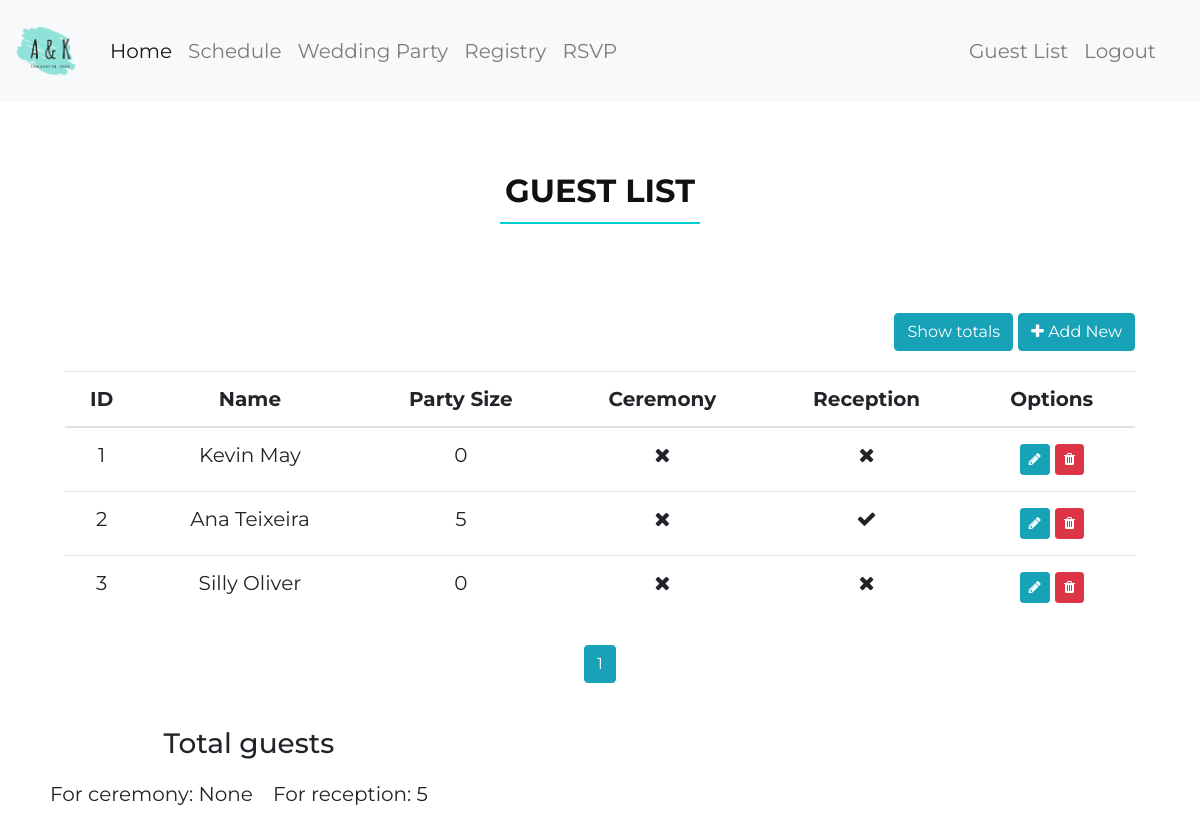
The app's page /guest-list (signed in), older data.
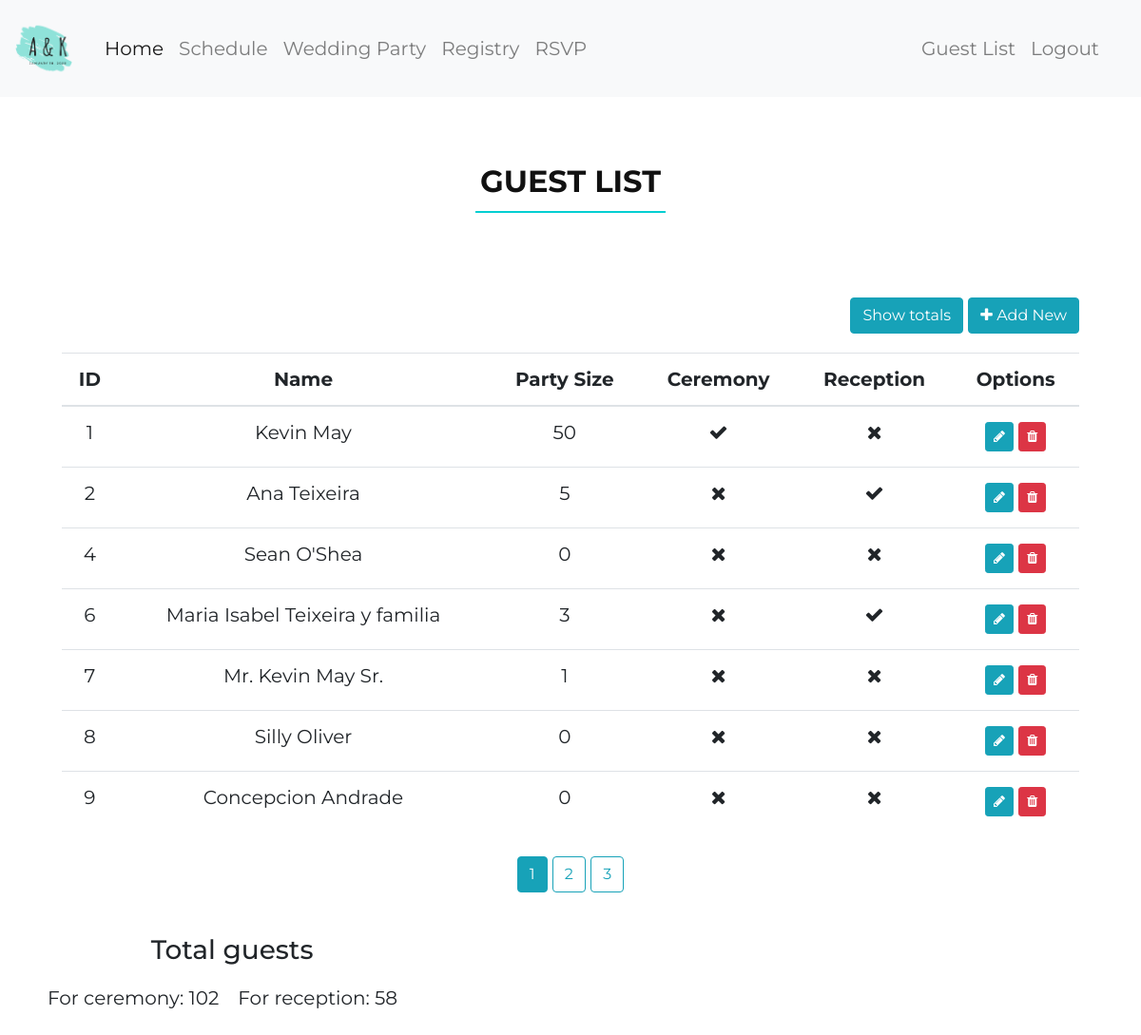
The same page, newer data.
### wedding/models.py (models this page shows, shortened)
class Invitation(db.Model):
    id = db.Column(db.Integer, primary_key=True)
    name = db.Column(db.String(100), nullable=False)
    party_size = db.Column(db.Integer, nullable=False, default=0)
    attending_to_ceremony = db.Column(db.Boolean, nullable=False, default=False)
    attending_to_reception = db.Column(db.Boolean, nullable=False, default=False)

### wedding/guests/routes.py (the view)
@guests.route("/guest-list")
@login_required
def guest_list():
    total_c = db.session.query(func.sum(Invitation.party_size)).filter(Invitation.attending_to_ceremony==True).one()[0]
    total_r = db.session.query(func.sum(Invitation.party_size)).filter(Invitation.attending_to_reception==True).one()[0]
    page = request.args.get('page', 1, type=int)
    invitations = Invitation.query.paginate(page=page, per_page=7)
    return render_template('guest_list.html', invitations=invitations, total_r=total_r, total_c=total_c)

### wedding/models.py (called while the page is built)
@login_manager.user_loader
def load_user(user_id):
    return User.query.get(int(user_id))

### wedding/templates/guest_list.html (shortened to what this page needs)
{% extends "layout.html" %}
{% block css %}
<link rel="stylesheet" href="{{ url_for('static', filename='lib/font-awesome/css/font-awesome.min.css') }}">
{% endblock css %}
{% block header %}
    <h2>Guest List</h2>
{% endblock header %}
{% block content %}
  <div class="wow fadeInUp">
    <div class="float-right">
      <button type="button" class="btn btn-info" data-toggle="modal" data-target="#totalsModal">
        Show totals
      </button>
      <a type="button" class="btn btn-info" href="{{ url_for('guests.new_invitation') }}"><i class="fa fa-plus"></i> Add New</a>
    </div>
    <div class="table-responsive">
      <table class="table">
      <thead>
        <tr>
          <th scope="col">ID</th>
          <th scope="col">Name</th>
          <th scope="col">Party Size</th>
          <th scope="col">Ceremony</th>
          <th scope="col">Reception</th>
          <th scope="col">Options</th>
        </tr>
      </thead>
      <tbody>
      {% for invitation in invitations.items %}
        <tr >
          <td>{{ invitation.id }}</td>
          <td>{{ invitation.name }}</td>
          <td>{{ invitation.party_size }}</td>
          <td>
            {% if invitation.attending_to_ceremony %}
              <i class="fa fa-check">
            {% else %}
              <i class="fa fa-times">
            {% endif %}
          </td>
          <td>
            {% if invitation.attending_to_reception %}
              <i class="fa fa-check">
            {% else %}
              <i class="fa fa-times">
            {% endif %}
          </td>
          <td>
            <a title="Edit" class="btn btn-info btn-sm mt-1 mb-1" href="{{ url_for('guests.update_invitation', invitation_id=invitation.id) }}"><i class="fa fa-pencil"></i></a>
            <a title="Delete" class="btn btn-danger btn-sm mt-1 mb-1" href="{{ url_for('guests.delete_invitation', invitation_id=invitation.id) }}"><i class="fa fa-trash"></i></a>
          </td>
        </tr>
      {% endfor %}
      </tbody>
      </table>
    </div>
    {% for page_num in invitations.iter_pages(left_edge=1, right_edge=1, left_current=1, right_current=2) %}
      {% if page_num %}
        {% if invitations.page == page_num %}
          <a class="btn btn-info mb-4" href="{{ url_for('guests.guest_list', page=page_num) }}">{{ page_num }}</a>
        {% else %}
          <a class="btn btn-outline-info mb-4" href="{{ url_for('guests.guest_list', page=page_num) }}">{{ page_num }}</a>
        {% endif %}
      {% else %}
        ...
      {% endif %}
    {% endfor %}
  </div>
        <div class="wow fadeInUp total-guests float-left">
  <h3>Total guests</h3>
    <div class="row justify-content-center"">
    <p>For ceremony: {{total_c}}</p>
    <p>     For reception: {{total_r}}</p>
  </div>
</div>
{% endblock content %}

### wedding/templates/layout.html (shortened to what this page needs)
<!DOCTYPE html>
<html lang="en">
<head>
  	<link rel="stylesheet" type="text/css" href="{{ url_for('static', filename='lib/bootstrap/css/bootstrap.min.css') }}">
  	<link rel="stylesheet" type="text/css" href="{{ url_for('static', filename='lib/animate/animate.min.css') }}">
  	{% block css %}{% endblock %}
	<link rel="stylesheet" type="text/css" href="{{ url_for('static', filename='css/main.css') }}">
</head>
<body>
	<header>
		<nav class="navbar navbar-expand-lg navbar-light bg-light">
			<a class="navbar-brand" href="#">
				<img src="{{ url_for('static', filename='img/logo.png') }}" width="60" height="60" alt="">
			 </a>
		  	<div class="collapse navbar-collapse" id="navbarText">
		    	<ul class="navbar-nav mr-auto">
		      		<li class="nav-item active">
		        		<a class="nav-link" href="/home">Home <span class="sr-only">(current)</span></a>
		      		</li>
		      		<li class="nav-item">
		        		<a class="nav-link" href="/schedule">Schedule</a>
		      		</li>
		      		<li class="nav-item">
		        		<a class="nav-link" href="/wedding-party">Wedding Party</a>
		      		</li>
		      		<li class="nav-item">
		        		<a class="nav-link" href="/registry">Registry</a>
		      		</li>
		      		<li class="nav-item">
		        		<a class="nav-link" href="/rsvp">RSVP</a>
		      		</li>
		    	</ul>
		    	{% if current_user.is_authenticated %}
		    		<div class="navbar-nav">
			    		<a class="nav-item nav-link" href="{{ url_for('guests.guest_list') }}">Guest List </a>
			    		<a class="nav-item nav-link" href="{{ url_for('users.logout') }}">Logout </a>
		    		</div>
		    	{% else %}
			    	<span class="navbar-text d-none d-lg-block">
			      		#AnaAndKevinTieTheKnot
			    	</span>
			    {% endif %}
		  	</div>
		</nav>
	</header>
	<div>
		<main role="main" class="container">
  			<div class="section-header">
				{% block header %}{% endblock %}
			</div>
      		{% block content %}{% endblock %}
        </main>
	</div>
</body>
</html>

### wedding/static/css/main.css (style rules this page uses)
div { text-align: center; font-family: "Montserrat", sans-serif; font-size: 20px; border: 10px; padding: 10px; }
a { transition: 0.5s; }
.section-header { padding: 60px 0; }
.section-header h2 { font-size: 32px; color: #111; text-transform: uppercase; text-align: center; font-weight: 700; position: relative; padding-bottom: 15px; }
.section-header h2::before { content: ''; position: absolute; display: block; width: 200px; height: 2px; background: #00CED1; bottom: 1px; left: calc(50% - 100px); }
.modal-body p, .total-guests p { padding-right: 20px; text-align: center; }

Row changes from the older to the newer data that the page shows:
removed Invitation: id "3", name "Silly Oliver", party_size "0", attending_to_ceremony False (drawn), attending_to_reception False (drawn)
changed Invitation "Kevin May": party_size "0" → "50"; attending_to_ceremony False → True (drawn)
added Invitation: id "4", name "Sean O'Shea", party_size "0", attending_to_ceremony False (drawn), attending_to_reception False (drawn)
added Invitation: id "6", name "Maria Isabel Teixeira y familia", party_size "3", attending_to_ceremony False (drawn), attending_to_reception True (drawn)
added Invitation: id "7", name "Mr. Kevin May Sr.", party_size "1", attending_to_ceremony False (drawn), attending_to_reception False (drawn)
added Invitation: id "8", name "Silly Oliver", party_size "0", attending_to_ceremony False (drawn), attending_to_reception False (drawn)
added Invitation: id "9", name "Concepcion Andrade", party_size "0", attending_to_ceremony False (drawn), attending_to_reception False (drawn)
Text that changed along with them:
{{ total_c }}: "None" → "102"
{{ total_r }}: "5" → "58"
new list line: "2"
new list line: "3"
